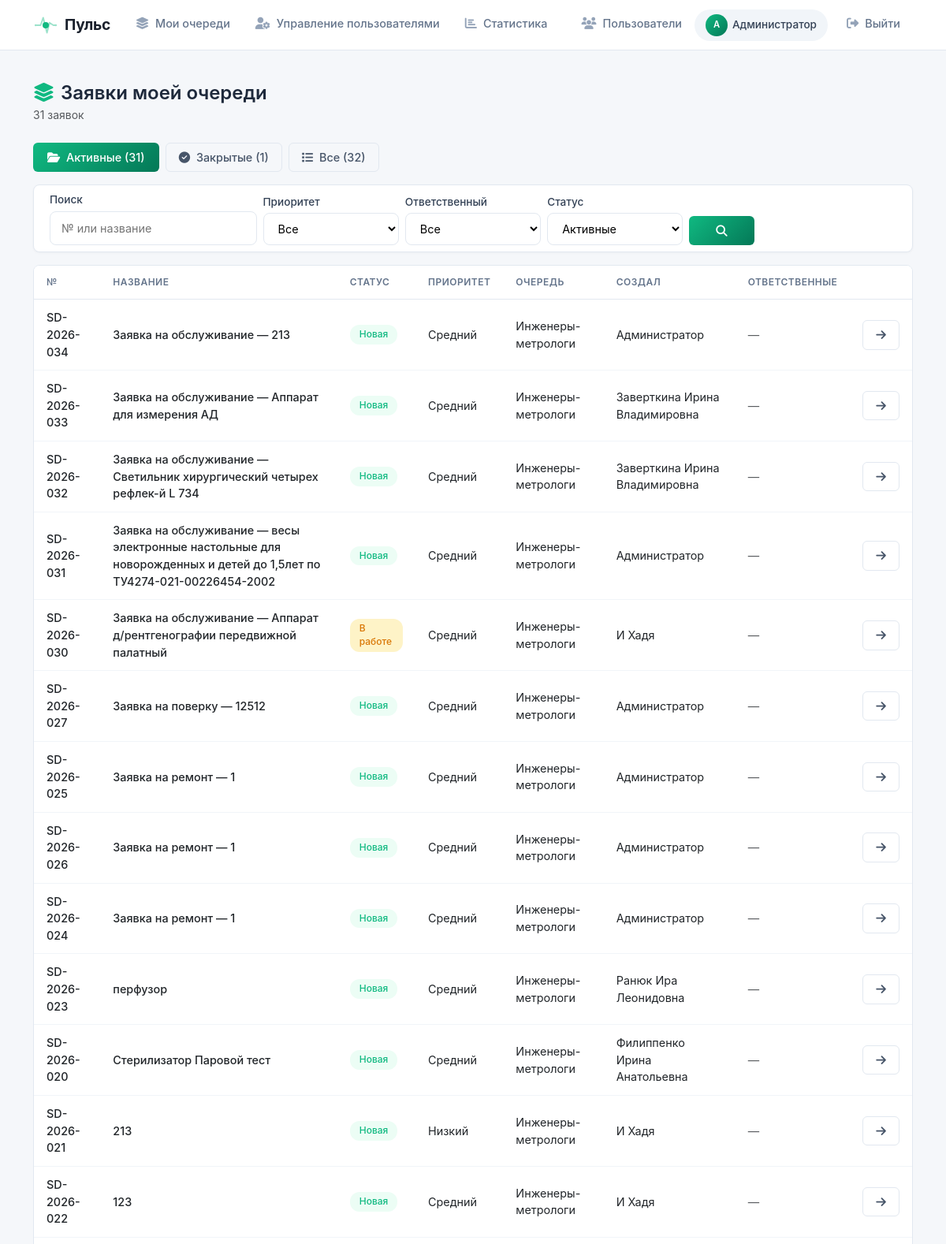
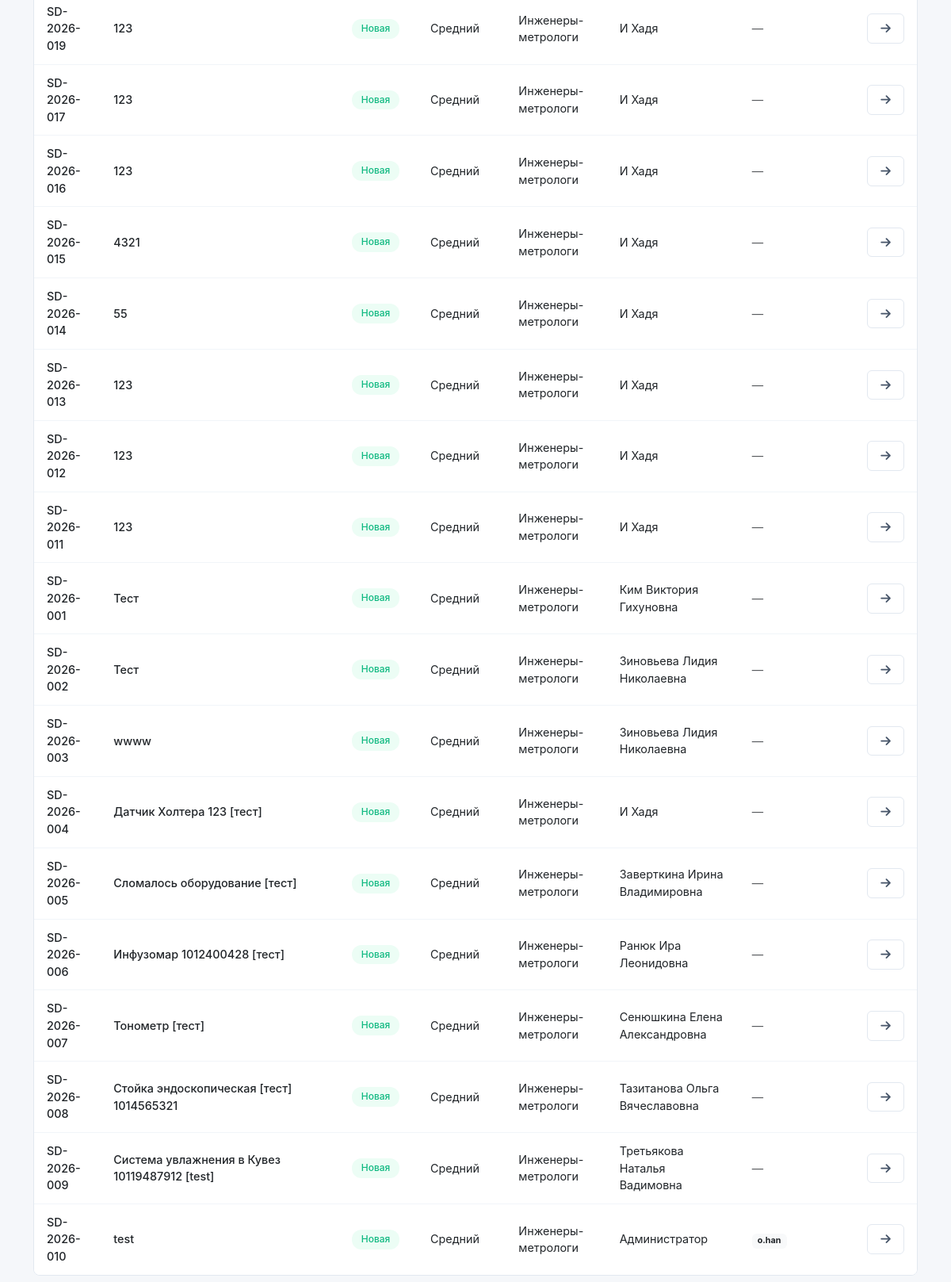
The app's page /queue-tickets (signed in) with its own data (2 pictures, top to bottom).
### models.py (models this page shows, shortened)
class User(UserMixin, db.Model):
    id = db.Column(db.Integer, primary_key=True)
    username = db.Column(db.String(80), unique=True, nullable=False)
    password = db.Column(db.String(200), nullable=False)
    full_name = db.Column(db.String(300), nullable=True)
    email = db.Column(db.String(120), unique=True, nullable=False)
    phone = db.Column(db.String(20), nullable=True)
    department = db.Column(db.String(200), nullable=True)
    position = db.Column(db.String(200), nullable=True)
    office = db.Column(db.String(50), nullable=True)
    role = db.Column(db.Integer, default=1)
    created_at = db.Column(db.DateTime, default=datetime.now(tz))
    notify_email = db.Column(db.Boolean, default=True)
    queues = db.relationship('Queue', secondary='user_queue', back_populates='members')
    admin_queues = db.relationship('Queue', secondary='queue_admins', back_populates='admins')
    assigned_tickets = db.relationship('Ticket', secondary='ticket_assignees', back_populates='assignees')
    created_tickets = db.relationship('Ticket', foreign_keys='Ticket.created_by_id', backref='creator')
    allowed_queues = db.relationship(
        'Queue',
        secondary='queue_links',
        primaryjoin='Queue.id == queue_links.c.queue_from',
        secondaryjoin='Queue.id == queue_links.c.queue_to',
        backref='allowed_by_queues'
    )
    bookings = db.relationship('Booking', backref='user', lazy=True)
    @property
    def department(self):
        return ', '.join(q.name for q in self.queues)

class Ticket(db.Model):
    id = db.Column(db.Integer, primary_key=True)
    ticket_number = db.Column(db.String(20), unique=True, nullable=False)
    title = db.Column(db.String(200), nullable=False)
    description = db.Column(db.Text, nullable=False)
    status = db.Column(db.String(50), default='Новая')
    priority = db.Column(db.String(20), default='Средний')
    start_date = db.Column(db.DateTime, nullable=True)
    deadline = db.Column(db.DateTime, nullable=True)
    actual_deadline = db.Column(db.DateTime, nullable=True)
    created_by_id = db.Column(db.Integer, db.ForeignKey('user.id'))
    queue_id = db.Column(db.Integer, db.ForeignKey('queue.id'), nullable=True)
    rating = db.Column(db.Integer, nullable=True)
    feedback_text = db.Column(db.Text, nullable=True)
    created_at = db.Column(db.DateTime, default=datetime.now(tz))
    updated_at = db.Column(db.DateTime, default=datetime.now(tz), onupdate=datetime.now(tz))
    closed_at = db.Column(db.DateTime, nullable=True)
    assignees = db.relationship('User', secondary='ticket_assignees', back_populates='assigned_tickets')
    attachments = db.relationship('Attachment', backref='ticket', lazy=True)
    metrologist_request = db.relationship(
        'MetrologistRequest',
        back_populates='ticket',
        uselist=False,
        cascade='all, delete-orphan'
    )

class Queue(db.Model):
    id = db.Column(db.Integer, primary_key=True)
    name = db.Column(db.String(100), nullable=False, unique=True)
    description = db.Column(db.Text, nullable=True)
    is_active = db.Column(db.Boolean, default=True)
    queue_type = db.Column(db.String(50), default='default')
    created_at = db.Column(db.DateTime, default=datetime.now(tz))
    created_by_id = db.Column(db.Integer, db.ForeignKey('user.id'))
    mail = db.Column(db.Text,default = None)
    admins = db.relationship('User', secondary='queue_admins', back_populates='admin_queues')
    members = db.relationship('User', secondary='user_queue', back_populates='queues')
    tickets = db.relationship('Ticket', backref='queue', lazy=True)
    cars = db.relationship('Car', backref='queue', lazy=True)
    created_by = db.relationship('User', foreign_keys=[created_by_id])

### core/tickets.py (the view, shortened to what this page needs)
@tickets_bp.route('/queue-tickets')
@login_required
def queue_tickets():
    queue_ids = [q.id for q in current_user.queues]
    if not queue_ids:
        return render_template('queue_tickets.html', tickets=[], total_count=0, active_count=0, closed_count=0)
    query = Ticket.query.filter(Ticket.queue_id.in_(queue_ids))
    status_filter = request.args.get('status', 'active')
    search = request.args.get('search', '').strip()
    priority = request.args.get('priority', '').strip()
    assignee = request.args.get('assignee', '')
    if status_filter == 'active':
        query = query.filter(Ticket.status.in_(['Новая', 'В работе']))
    elif status_filter == 'closed':
        query = query.filter(Ticket.status == 'Закрыта')
    elif status_filter == 'all':
        pass
    else:
        query = query.filter(Ticket.status == status_filter)
    if priority:
        query = query.filter(Ticket.priority == priority)
    if assignee == 'me':
        query = query.filter(Ticket.assignees.any(id=current_user.id))
    elif assignee == 'unassigned':
        query = query.filter(~Ticket.assignees.any())
    tickets = query.order_by(Ticket.created_at.desc()).all()
    base_query = Ticket.query.filter(Ticket.queue_id.in_(queue_ids))
    total_count = base_query.count()
    active_count = base_query.filter(Ticket.status.in_(['Новая', 'В работе'])).count()
    closed_count = base_query.filter(Ticket.status == 'Закрыта').count()
    return render_template('queue_tickets.html',
                         tickets=tickets,
                         total_count=total_count,
                         active_count=active_count,
                         closed_count=closed_count,
                         status_filter=status_filter,
                         search_query=search,
                         priority_filter=priority,
                         assignee_filter=assignee)

### templates/queue_tickets.html (shortened to what this page needs)
{% extends "base.html" %}
{% block content %}
<div class="d-flex justify-content-between align-items-center mb-4">
    <div>
        <h4 class="mb-0 fw-semibold">
            <i class="fas fa-layer-group me-2" style="color: var(--primary);"></i>Заявки моей очереди
        </h4>
        <span class="text-muted small">{{ tickets|length }} заявок</span>
    </div>
</div>
<div class="row g-2 mb-3">
    <div class="col-auto">
        <a href="{{ url_for('tickets.queue_tickets', status='active') }}" class="btn btn-sm {% if status_filter == 'active' %}btn-primary-gradient{% else %}btn-outline-modern{% endif %}">
            <i class="fas fa-folder-open me-1"></i> Активные ({{ active_count }})
        </a>
    </div>
    <div class="col-auto">
        <a href="{{ url_for('tickets.queue_tickets', status='closed') }}" class="btn btn-sm {% if status_filter == 'closed' %}btn-primary-gradient{% else %}btn-outline-modern{% endif %}">
            <i class="fas fa-check-circle me-1"></i> Закрытые ({{ closed_count }})
        </a>
    </div>
    <div class="col-auto">
        <a href="{{ url_for('tickets.queue_tickets', status='all') }}" class="btn btn-sm {% if status_filter == 'all' %}btn-primary-gradient{% else %}btn-outline-modern{% endif %}">
            <i class="fas fa-list me-1"></i> Все ({{ total_count }})
        </a>
    </div>
</div>
<div class="card-modern mb-3 animate-fade-in">
    <div class="card-body py-2">
        <form method="GET" action="{{ url_for('tickets.queue_tickets') }}" class="row g-2 align-items-end">
            <div class="col-md-3">
                <label class="form-label-modern small">Поиск</label>
                <input type="text" class="form-control-modern" name="search" value="{{ search_query }}" placeholder="№ или название">
            </div>
            <div class="col-md-2">
                <label class="form-label-modern small">Приоритет</label>
                <select class="form-select-modern" name="priority">
                    <option value="">Все</option>
                </select>
            </div>
            <div class="col-md-2">
                <label class="form-label-modern small">Ответственный</label>
                <select class="form-select-modern" name="assignee">
                    <option value="">Все</option>
                </select>
            </div>
            <div class="col-md-2">
                <label class="form-label-modern small">Статус</label>
                <select class="form-select-modern" name="status">
                    <option value="active" {% if status_filter == 'active' %}selected{% endif %}>Активные</option>
                </select>
            </div>
            <div class="col-md-1">
                <button type="submit" class="btn btn-primary-gradient w-100"><i class="fas fa-search"></i></button>
            </div>
        </form>
    </div>
</div>
<div class="table-modern animate-fade-in">
    <table class="table mb-0">
        <thead>
            <tr>
                <th>№</th>
                <th>Название</th>
                <th>Статус</th>
                <th>Приоритет</th>
                <th>Очередь</th>
                <th>Создал</th>
                <th>Ответственные</th>
                <th></th>
            </tr>
        </thead>
        <tbody>
            {% for ticket in tickets %}
                <tr>
                    <td><span class="fw-medium">{{ ticket.ticket_number }}</span></td>
                    <td><a href="{{ url_for('tickets.ticket_detail', ticket_id=ticket.id) }}" class="fw-medium text-dark">{{ ticket.title }}</a></td>
                    <td>
                        <span class="badge-status
                            {% if ticket.status == 'Новая' %}badge-status-new
                            {% elif ticket.status == 'В работе' %}badge-status-work
                            {% elif ticket.status == 'Закрыта' %}badge-status-closed
                            {% else %}badge-status-other{% endif %}">
                            {{ ticket.status }}
                        </span>
                    </td>
                    <td><span class="priority-{{ ticket.priority.lower() }}">{{ ticket.priority }}</span></td>
                    <td>{% if ticket.queue %}{{ ticket.queue.name }}{% else %}<span class="text-muted">—</span>{% endif %}</td>
                    <td>{{ ticket.creator.full_name or ticket.creator.username if ticket.creator else '—' }}</td>
                    <td>
                        {% for assignee in ticket.assignees %}
                            <span class="badge bg-light text-dark border-0">{{ assignee.username }}</span>
                        {% else %}
                            <span class="text-muted">—</span>
                        {% endfor %}
                    </td>
                    <td><a href="{{ url_for('tickets.ticket_detail', ticket_id=ticket.id) }}" class="btn btn-outline-modern btn-sm"><i class="fas fa-arrow-right"></i></a></td>
                </tr>
            {% endfor %}
        </tbody>
    </table>
</div>
{% endblock %}

### templates/base.html (shortened to what this page needs)
<!DOCTYPE html>
<html lang="ru">
<head>
    <link href="https://cdn.jsdelivr.net/npm/bootstrap@5.3.0/dist/css/bootstrap.min.css" rel="stylesheet">
    <link href="https://cdnjs.cloudflare.com/ajax/libs/font-awesome/6.4.0/css/all.min.css" rel="stylesheet">
    <link rel="stylesheet" href="{{ url_for('static', filename='style.css') }}">
    <link href="https://cdn.quilljs.com/1.3.6/quill.snow.css" rel="stylesheet">
</head>
<body>
    <nav class="navbar navbar-expand-lg navbar-custom">
        <div class="container">
            <a class="navbar-brand" href="{{ url_for('index') }}">
                <span class="logo-pulse">
                    <span class="pulse-icon">
                        <span class="pulse-dot"></span>
                    </span>
                    Пульс
                </span>
            </a>
            <div class="collapse navbar-collapse" id="navbarNav">
                <ul class="navbar-nav me-auto">
                    {% if current_user.is_authenticated and current_user.admin_queues %}
                        <li class="nav-item">
                            <a class="nav-link {{ 'active' if request.endpoint == 'my_queues' }}" href="{{ url_for('my_queues.my_queues') }}">
                                <i class="fas fa-layer-group"></i> Мои очереди
                            </a>
                        </li>
                    {% endif %}
                    {% if current_user.is_authenticated and current_user.role == 0 %}
                        <li class="nav-item dropdown">
                            <a class="nav-link {{ 'active' if request.endpoint == 'admin_users' }}" href="{{ url_for('user_mgmt.admin_users') }}">
                                <i class="fas fa-user-cog"></i> Управление пользователями
                            </a>
                        </li>
                        <li class="nav-item">
                            <a class="nav-link {{ 'active' if request.endpoint == 'statistics' }}" href="{{ url_for('statistics.statistics') }}">
                                <i class="fas fa-chart-bar"></i> Статистика
                            </a>
                        </li>
                    {% endif %}
                </ul>
                <ul class="navbar-nav align-items-center">
                    {% if current_user.is_authenticated %}
                        <li class="nav-item">
                            <a class="nav-link {{ 'active' if request.endpoint == 'users_list' }}" href="{{ url_for('users_list') }}">
                                <i class="fas fa-users"></i> Пользователи
                            </a>
                        </li>
                        <li class="nav-item me-2">
                            <a href="{{ url_for('profile') }}" class="user-badge-link" title="Перейти в профиль">
                                <span class="user-badge">
                                    <span class="user-avatar-mini">{{ (current_user.full_name or current_user.username)[0]|upper }}</span>
                                    {{ current_user.full_name or current_user.username }}
                                </span>
                            </a>
                        </li>
                        <li class="nav-item">
                            <a class="nav-link btn-logout" href="{{ url_for('login.logout') }}">
                                <i class="fas fa-sign-out-alt"></i> Выйти
                            </a>
                        </li>
                    {% else %}
                        <li class="nav-item">
                            <a class="nav-link btn-login" href="{{ url_for('login') }}">
                                <i class="fas fa-sign-in-alt"></i> Войти
                            </a>
                        </li>
                    {% endif %}
                </ul>
            </div>
        </div>
    </nav>
    <div class="container mt-4 pt-3">
        {% block content %}{% endblock %}
    </div>
</body>
</html>

### records on screen
User: full_name "А", full_name "Администратор"
Ticket: ticket_number "SD-2026-034", title "Заявка на обслуживание — 213", status "Новая", priority "Средний", queue.name "Инженеры-метрологи", creator "Администратор"
Ticket: ticket_number "SD-2026-033", title "Заявка на обслуживание — Аппарат для измерения АД", status "Новая", priority "Средний", queue.name "Инженеры-метрологи", creator "Заверткина Ирина Владимировна"
Ticket: ticket_number "SD-2026-032", title "Заявка на обслуживание — Светильник хирургический четырех рефлек-й L 734", status "Новая", priority "Средний", queue.name "Инженеры-метрологи", creator "Заверткина Ирина Владимировна"
Ticket: ticket_number "SD-2026-031", title "Заявка на обслуживание — весы электронные настольные для новорожденных и детей до 1,5лет по ТУ4274-021-00226454-2002", status "Новая", priority "Средний", queue.name "Инженеры-метрологи", creator "Администратор"
Ticket: ticket_number "SD-2026-030", title "Заявка на обслуживание — Аппарат д/рентгенографии передвижной палатный", status "В работе", priority "Средний", queue.name "Инженеры-метрологи", creator "И Хадя"
Ticket: ticket_number "SD-2026-027", title "Заявка на поверку — 12512", status "Новая", priority "Средний", queue.name "Инженеры-метрологи", creator "Администратор"
Ticket: ticket_number "SD-2026-025", title "Заявка на ремонт — 1", status "Новая", priority "Средний", queue.name "Инженеры-метрологи", creator "Администратор"
Ticket: ticket_number "SD-2026-026", title "Заявка на ремонт — 1", status "Новая", priority "Средний", queue.name "Инженеры-метрологи", creator "Администратор"
Ticket: ticket_number "SD-2026-024", title "Заявка на ремонт — 1", status "Новая", priority "Средний", queue.name "Инженеры-метрологи", creator "Администратор"
Ticket: ticket_number "SD-2026-023", title "перфузор", status "Новая", priority "Средний", queue.name "Инженеры-метрологи", creator "Ранюк Ира Леонидовна"
Ticket: ticket_number "SD-2026-020", title "Стерилизатор Паровой тест", status "Новая", priority "Средний", queue.name "Инженеры-метрологи", creator "Филиппенко Ирина Анатольевна"
Ticket: ticket_number "SD-2026-021", title "213", status "Новая", priority "Низкий", queue.name "Инженеры-метрологи", creator "И Хадя"
Ticket: ticket_number "SD-2026-022", title "123", status "Новая", priority "Средний", queue.name "Инженеры-метрологи", creator "И Хадя"
Ticket: ticket_number "SD-2026-019", title "123", status "Новая", priority "Средний", queue.name "Инженеры-метрологи", creator "И Хадя"
Ticket: ticket_number "SD-2026-017", title "123", status "Новая", priority "Средний", queue.name "Инженеры-метрологи", creator "И Хадя"
Ticket: ticket_number "SD-2026-016", title "123", status "Новая", priority "Средний", queue.name "Инженеры-метрологи", creator "И Хадя"
Ticket: ticket_number "SD-2026-015", title "4321", status "Новая", priority "Средний", queue.name "Инженеры-метрологи", creator "И Хадя"
Ticket: ticket_number "SD-2026-014", title "55", status "Новая", priority "Средний", queue.name "Инженеры-метрологи", creator "И Хадя"
Ticket: ticket_number "SD-2026-013", title "123", status "Новая", priority "Средний", queue.name "Инженеры-метрологи", creator "И Хадя"
Ticket: ticket_number "SD-2026-012", title "123", status "Новая", priority "Средний", queue.name "Инженеры-метрологи", creator "И Хадя"
Ticket: ticket_number "SD-2026-011", title "123", status "Новая", priority "Средний", queue.name "Инженеры-метрологи", creator "И Хадя"
Ticket: ticket_number "SD-2026-001", title "Тест", status "Новая", priority "Средний", queue.name "Инженеры-метрологи", creator "Ким Виктория Гихуновна"
Ticket: ticket_number "SD-2026-002", title "Тест", status "Новая", priority "Средний", queue.name "Инженеры-метрологи", creator "Зиновьева Лидия Николаевна"
Ticket: ticket_number "SD-2026-003", title "wwww", status "Новая", priority "Средний", queue.name "Инженеры-метрологи", creator "Зиновьева Лидия Николаевна"
Ticket: ticket_number "SD-2026-004", title "Датчик Холтера 123 [тест]", status "Новая", priority "Средний", queue.name "Инженеры-метрологи", creator "И Хадя"
Ticket: ticket_number "SD-2026-005", title "Сломалось оборудование [тест]", status "Новая", priority "Средний", queue.name "Инженеры-метрологи", creator "Заверткина Ирина Владимировна"
Ticket: ticket_number "SD-2026-006", title "Инфузомар 1012400428 [тест]", status "Новая", priority "Средний", queue.name "Инженеры-метрологи", creator "Ранюк Ира Леонидовна"
Ticket: ticket_number "SD-2026-007", title "Тонометр [тест]", status "Новая", priority "Средний", queue.name "Инженеры-метрологи", creator "Сенюшкина Елена Александровна"
Ticket: ticket_number "SD-2026-008", title "Стойка эндоскопическая [тест] 1014565321", status "Новая", priority "Средний", queue.name "Инженеры-метрологи", creator "Тазитанова Ольга Вячеславовна"
Ticket: ticket_number "SD-2026-009", title "Система увлажнения в Кувез 10119487912 [test]", status "Новая", priority "Средний", queue.name "Инженеры-метрологи", creator "Третьякова Наталья Вадимовна"
Ticket: ticket_number "SD-2026-010", title "test", status "Новая", priority "Средний", queue.name "Инженеры-метрологи", creator "Администратор"
User: username "o.han"

### other values on screen
{{ tickets|length }} "31"
{{ active_count }} "31"
{{ closed_count }} "1"
{{ total_count }} "32"
